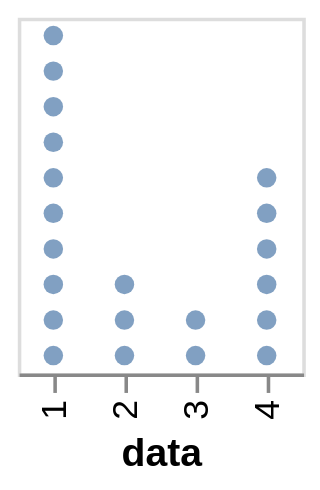

Write a Vega-Lite specification for this figure.
### Vega-Lite specification from a JSON file in a GitHub repository (floating-point values rounded to 4 significant figures)
{"$schema": "https://vega.github.io/schema/vega-lite/v3.json", "description": "A Wilkinson Dot Plot", "height": 100, "data": {"values": [1, 1, 1, 1, 1, 1, 1, 1, 1, 1, 2, 2, 2, 3, 3, 4, 4, 4, 4, 4, 4]}, "transform": [{"window": [{"op": "rank", "as": "id"}], "groupby": ["data"]}], "mark": "circle", "encoding": {"x": {"field": "data", "type": "ordinal"}, "y": {"field": "id", "type": "ordinal", "axis": null, "sort": "descending"}}}
